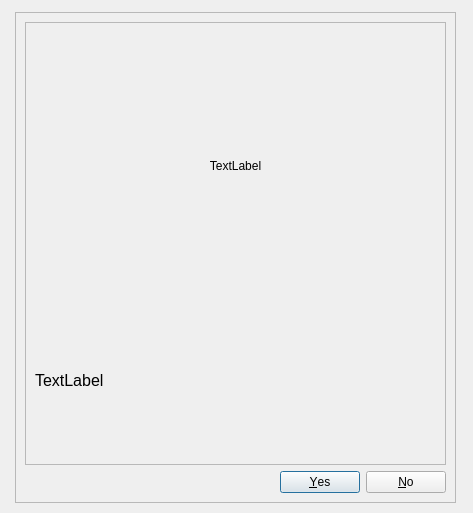
<?xml version="1.0" encoding="UTF-8"?>
<ui version="4.0">
 <class>Dialog</class>
 <widget class="QDialog" name="Dialog">
  <property name="geometry">
   <rect>
    <x>0</x>
    <y>0</y>
    <width>473</width>
    <height>513</height>
   </rect>
  </property>
  <property name="windowTitle">
   <string>Dialog</string>
  </property>
  <widget class="QFrame" name="frame">
   <property name="geometry">
    <rect>
     <x>15</x>
     <y>12</y>
     <width>441</width>
     <height>491</height>
    </rect>
   </property>
   <property name="frameShape">
    <enum>QFrame::StyledPanel</enum>
   </property>
   <property name="frameShadow">
    <enum>QFrame::Raised</enum>
   </property>
   <layout class="QGridLayout" name="gridLayout">
    <item row="1" column="0">
     <widget class="QDialogButtonBox" name="buttonBox">
      <property name="orientation">
       <enum>Qt::Horizontal</enum>
      </property>
      <property name="standardButtons">
       <set>QDialogButtonBox::No|QDialogButtonBox::Yes</set>
      </property>
     </widget>
    </item>
    <item row="0" column="0">
     <widget class="QFrame" name="frame_2">
      <property name="frameShape">
       <enum>QFrame::StyledPanel</enum>
      </property>
      <property name="frameShadow">
       <enum>QFrame::Raised</enum>
      </property>
      <layout class="QGridLayout" name="gridLayout_2">
       <item row="0" column="0">
        <widget class="QLabel" name="label_image">
         <property name="text">
          <string>TextLabel</string>
         </property>
         <property name="alignment">
          <set>Qt::AlignCenter</set>
         </property>
        </widget>
       </item>
       <item row="1" column="0">
        <widget class="QLabel" name="label_message">
         <property name="maximumSize">
          <size>
           <width>16777215</width>
           <height>150</height>
          </size>
         </property>
         <property name="font">
          <font>
           <pointsize>12</pointsize>
          </font>
         </property>
         <property name="text">
          <string>TextLabel</string>
         </property>
         <property name="wordWrap">
          <bool>true</bool>
         </property>
        </widget>
       </item>
      </layout>
     </widget>
    </item>
   </layout>
  </widget>
 </widget>
 <resources/>
 <connections>
  <connection>
   <sender>buttonBox</sender>
   <signal>accepted()</signal>
   <receiver>Dialog</receiver>
   <slot>accept()</slot>
   <hints>
    <hint type="sourcelabel">
     <x>248</x>
     <y>254</y>
    </hint>
    <hint type="destinationlabel">
     <x>157</x>
     <y>274</y>
    </hint>
   </hints>
  </connection>
  <connection>
   <sender>buttonBox</sender>
   <signal>rejected()</signal>
   <receiver>Dialog</receiver>
   <slot>reject()</slot>
   <hints>
    <hint type="sourcelabel">
     <x>316</x>
     <y>260</y>
    </hint>
    <hint type="destinationlabel">
     <x>286</x>
     <y>274</y>
    </hint>
   </hints>
  </connection>
 </connections>
</ui>
